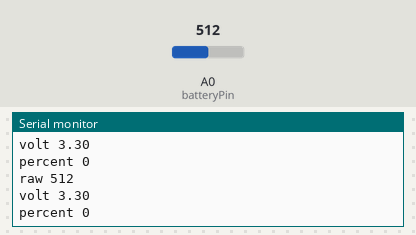
A sketch run on a simulated ESP8266 (NodeMCU). Parts: the last lines printed to the serial monitor. The inputs (shaded band) are chosen by the test bench; at power-on: A0 (batteryPin) = 512. WiFi joins after 1.5 s; servers stay silent unless stated; no MQTT or app messages arrive unless stated.

Above: at 2.7 s.
2.8 s: A0 (batteryPin) set to 716
At 4.1 s:
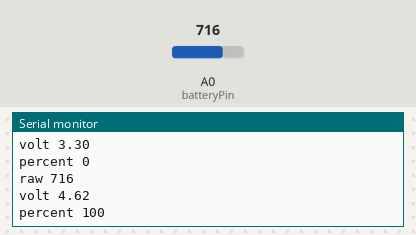
4.3 s: A0 (batteryPin) set to 900
At 5.0 s:
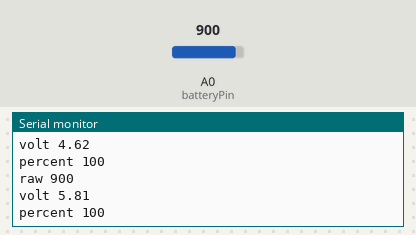
Timing chart, 0 to 7.3 s (numbered marks = the images above; inputs shaded):
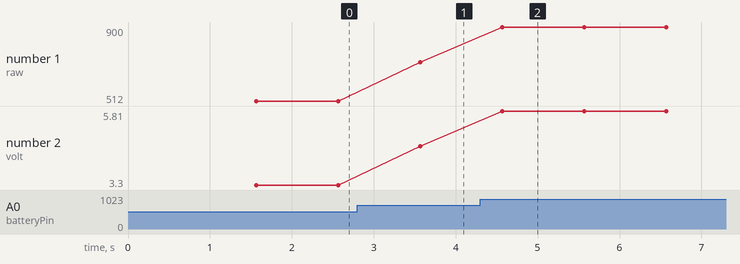

The sketch:

Power.ino
```cpp
#include <ESP8266WiFi.h>
#include <PubSubClient.h>

// Replace with your network credentials
const char* ssid = "project";
const char* password = "no.password";

// Replace with your MQTT broker details
const char* mqtt_server = "rabbitmq.youngstorage.in";
const int mqtt_port = 1883;
const char* mqtt_user = "guest";
const char* mqtt_password = "guest";
const char* mqtt_topic = "PERCENTAGE";
const char* mqtt_topic1 = "VOLTAGE";

WiFiClient espClient;
PubSubClient client(espClient);

const int batteryPin = A0;
const float voltageDividerRatio = 2.0; // Adjust this value according to your voltage divider circuit

void setup_wifi() {
  delay(10);
  // We start by connecting to a WiFi network
  Serial.println();
  Serial.print("Connecting to ");
  Serial.println(ssid);

  WiFi.begin(ssid, password);

  while (WiFi.status() != WL_CONNECTED) {
    delay(500);
    Serial.print(".");
  }

  Serial.println("");
  Serial.println("WiFi connected");
  Serial.println("IP address: ");
  Serial.println(WiFi.localIP());
}

void reconnect() {
  // Loop until we're reconnected to the MQTT broker
  while (!client.connected()) {
    Serial.print("Attempting MQTT connection...");

    if (client.connect("ESP8266Client", mqtt_user, mqtt_password)) {
      Serial.println("connected");
    } else {
      Serial.print("failed, rc=");
      Serial.print(client.state());
      Serial.println(" retrying in 5 seconds");

      delay(5000);
    }
  }
}

float readBatteryVoltage() {
  int rawValue = analogRead(A0);
  Serial.print("raw ");
  Serial.println(rawValue);
  float voltage = rawValue * (3.3 / 1023.0) * voltageDividerRatio;
  return voltage;
}

int calculateBatteryPercentage(float voltage) {
  // Adjust these values based on your battery's discharge curve
  const float minVoltage = 3.0;
  const float maxVoltage = 4.2;

  int percentage = map(voltage, minVoltage, maxVoltage, 0, 100);
  percentage = constrain(percentage, 0, 100);

  return percentage;
}

void sendBatteryStatus(float voltage, int percentage) {
  char voltageString[10];
  char percentageString[4];

  dtostrf(voltage, 4, 2, voltageString);
  itoa(percentage, percentageString, 10);

  client.publish(mqtt_topic1, voltageString);
  client.publish(mqtt_topic, percentageString);
}

void setup() {
  Serial.begin(115200);
  setup_wifi();
  client.setServer(mqtt_server, mqtt_port);
}

void loop() {
  if (!client.connected()) {
    reconnect();
  }
  client.loop();

  float batteryVoltage = readBatteryVoltage();
  int batteryPercentage = calculateBatteryPercentage(batteryVoltage);
  Serial.print("volt ");
  Serial.println(batteryVoltage);
  Serial.print("percent ");
  Serial.println(batteryPercentage);
  sendBatteryStatus(batteryVoltage, batteryPercentage);

  delay(1000); // Send the battery status every minute
}
```

Measured:
- after the input at 2.8 s, the serial monitor: prints a new line after 0.77 s (image 1)
- after the input at 4.3 s, the serial monitor: prints a new line after 0.27 s (image 2)
- plotted number 1: 512 → 716 after the input at 2.8 s, 716 → 900 after the input at 4.3 s
- plotted number 2: 3.3 → 4.62 after the input at 2.8 s, 4.62 → 5.81 after the input at 4.3 s
